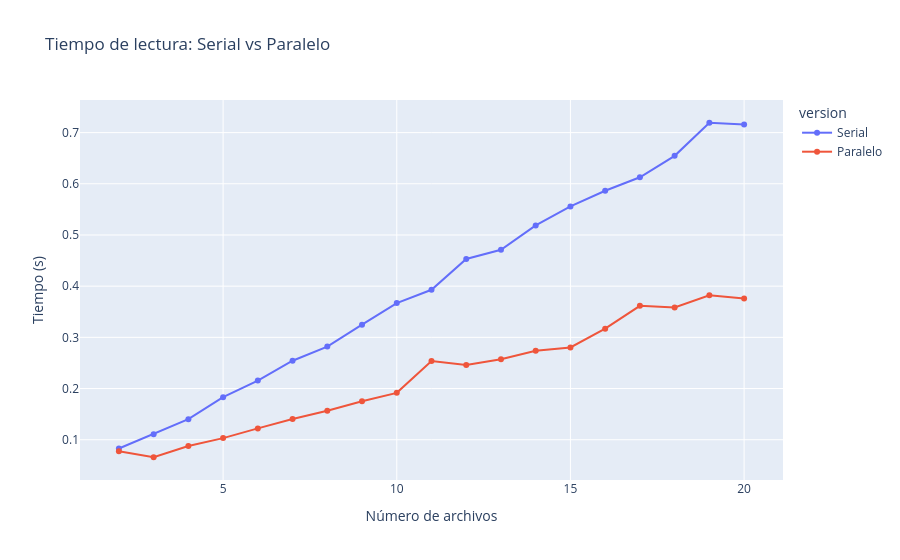

Here is the notebook cell this chart was saved with:
### Code cell
@dataclass
class ReadMeasurement:
    n_files: int
    time_sec: float
    version: str


measurements: list[ReadMeasurement] = []


for n in range(2, 21):
    t0 = time.perf_counter()
    load_all_serial(DATA_DIR, n_batches=n)
    measurements.append(ReadMeasurement(n, time.perf_counter() - t0, "Serial"))

    t0 = time.perf_counter()
    load_all_parallel(DATA_DIR, n_batches=n)
    measurements.append(ReadMeasurement(n, time.perf_counter() - t0, "Paralelo"))

df_times = pd.DataFrame(measurements)
px.line(
    df_times,
    x="n_files",
    y="time_sec",
    color="version",
    markers=True,
    title="Tiempo de lectura: Serial vs Paralelo",
    labels={"n_files": "Número de archivos", "time_sec": "Tiempo (s)"},
).show()

### Figure 1 — Plotly figure (JSON) as saved in the notebook; plotly's stock layout.template omitted (floating-point values rounded to 4 significant figures)
{"data": [{"hovertemplate": "version=Serial<br>Número de archivos=%{x}<br>Tiempo (s)=%{y}<extra></extra>", "legendgroup": "Serial", "line": {"color": "#636efa", "dash": "solid"}, "marker": {"symbol": "circle"}, "mode": "lines+markers", "name": "Serial", "orientation": "v", "showlegend": true, "type": "scatter", "x": [2, 3, 4, 5, 6, 7, 8, 9, 10, 11, 12, 13, 14, 15, 16, 17, 18, 19, 20], "xaxis": "x", "y": [0.08288, 0.1108, 0.1402, 0.1832, 0.2156, 0.2544, 0.282, 0.3247, 0.3671, 0.3929, 0.453, 0.4712, 0.5187, 0.5558, 0.5864, 0.6127, 0.6546, 0.7192, 0.7161], "yaxis": "y"}, {"hovertemplate": "version=Paralelo<br>Número de archivos=%{x}<br>Tiempo (s)=%{y}<extra></extra>", "legendgroup": "Paralelo", "line": {"color": "#EF553B", "dash": "solid"}, "marker": {"symbol": "circle"}, "mode": "lines+markers", "name": "Paralelo", "orientation": "v", "showlegend": true, "type": "scatter", "x": [2, 3, 4, 5, 6, 7, 8, 9, 10, 11, 12, 13, 14, 15, 16, 17, 18, 19, 20], "xaxis": "x", "y": [0.07731, 0.06577, 0.08765, 0.1031, 0.1221, 0.1404, 0.1565, 0.1751, 0.1916, 0.2536, 0.246, 0.2573, 0.2738, 0.2802, 0.3169, 0.3616, 0.3585, 0.3821, 0.3759], "yaxis": "y"}], "layout": {"legend": {"title": {"text": "version"}, "tracegroupgap": 0}, "title": {"text": "Tiempo de lectura: Serial vs Paralelo"}, "xaxis": {"anchor": "y", "domain": [0, 1], "title": {"text": "Número de archivos"}}, "yaxis": {"anchor": "x", "domain": [0, 1], "title": {"text": "Tiempo (s)"}}}}
